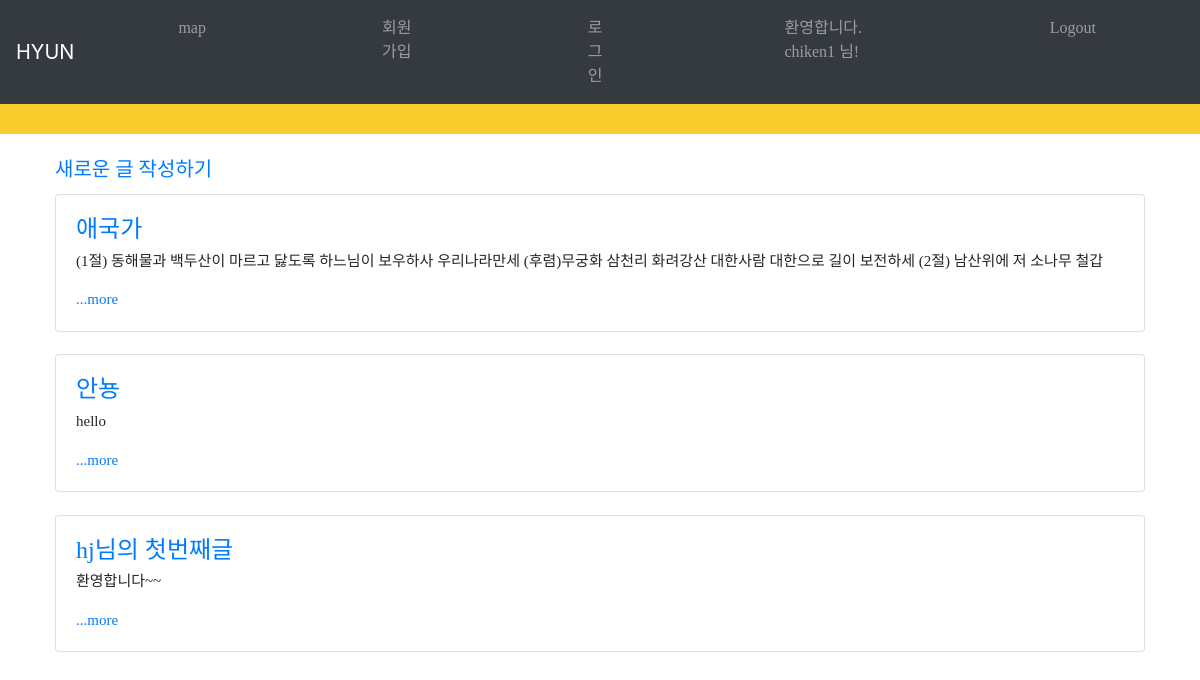
The app's page / (signed in) with its own data.
### mblog/models.py (models this page shows, shortened)
class Blog(models.Model):
    title = models.CharField(max_length=100)
    body = models.TextField()
    update_date = models.DateTimeField(auto_now=True)
    def summary(self):
        return self.body[:100]

### mblog/views.py (the view)
# urls.py: path('', mblog.views.show, name='show'),
def show(request):
    boards = Blog.objects.all()
    return render(request, 'show.html', {'boards': boards})

### mblog/templates/show.html (shortened to what this page needs)
<!DOCTYPE html>
<html>
    <head>
    </head>
    <body>
        {% extends 'base.html' %}
        {% load staticfiles %}
        {% block content %}
        <div class="container">
            <div class="new">
                <a href="{% url 'post' %}">새로운 글 작성하기</a>
            </div>
            <div class="text">
                {% for board in boards.all %}
                <div class="card">
                    <div class="card-body">
                        <a href="{% url 'detail' board.id %}"><h4 class="card-title">{{board.title}}</h4></a>
                      <p class="card-text">{{board.summary}}</p>
                      <a href="{% url 'detail' board.id %}"  class="card-link">...more</a>
                    </div>
                </div>
                <br>
                {% endfor %}
            </div>
        </div>
        {% endblock %}

### mblog/templates/base.html (shortened to what this page needs)
<!DOCTYPE html>
<html>
    <head>
            <link rel="stylesheet" href="https://stackpath.bootstrapcdn.com/bootstrap/4.3.1/css/bootstrap.min.css">
    </head>
    <body>
        <nav class="navbar navbar-expand-lg navbar-dark bg-dark">
            <a class="navbar-brand" href="/">HYUN</a>
            <div class="collapse navbar-collapse" id="navbarNav">
              <ul class="navbar-nav">
                <li class="nav-item">
                  <a class="nav-link" href=" {% url 'map' %}">map</a>
                </li>
                <li class="nav-item">
                    <a class="nav-link" href="{% url 'signup' %}">회원가입</a>
                </li>
                <li class="nav-item">
                    <a class="nav-link" href="{% url 'login' %}">로그인</a>
                </li>
                  {% if user.is_authenticated %}
                    <li class="nav-item">
                      <a class="nav-link">환영합니다. {{ user.username }} 님!</a>
                    </li>
                    <li class="nav-item">
                        <a class="nav-link" href="javascript:{document.getElementById('logout').submit()}">Logout</a>
                    </li>
                  {% endif %}
              </ul>
            </div>
          </nav>
        <div style="height:30px; background-color:#FACC2E;"></div>
          {% block content %}
          {% endblock %}
    </body>
</html>

### mblog/templates/show.html (style rules this page uses)
.container { font-family: Godo; }
.new { padding-top:20px; padding-left:10px; font-size:20px; }
.text { padding:10px; font-size:15px; }

### mblog/templates/base.html (style rules this page uses)
.nav-item { padding-left:80px; padding-right:80px; font-family:Binggrae-Bold; }

### records on screen
Blog: title "애국가", summary "(1절) 동해물과 백두산이 마르고 닳도록 하느님이 보우하사 우리나라만세 (후렴)무궁화 삼천리 화려강산 대한사람 대한으로 길이 보전하세 (2절) 남산위에 저 소나무 철갑"
Blog: title "안뇽", summary "hello"
Blog: title "hj님의 첫번째글", summary "환영합니다~~"

### other values on screen
{{ user.username }} "chiken1"
